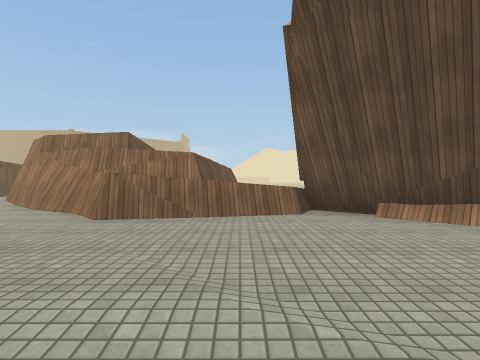
[1] (above)

17 first-person views from a walk through a 3-D level made in the Unity game engine. The camera is 1.5 m above the floor, looks level and sees 80° across. The floor is counted in squares, 2 m on a side. Each view is taken from the middle of a square. On the plan, view 1 faces up. The plan holds only what a view shows up to about 10 squares ahead; the rest is blank. The place goes on beyond the plan. The player character is not drawn. Door leaves are left out, so doorways stand open. Some surface patterns are stand-ins.

[2]
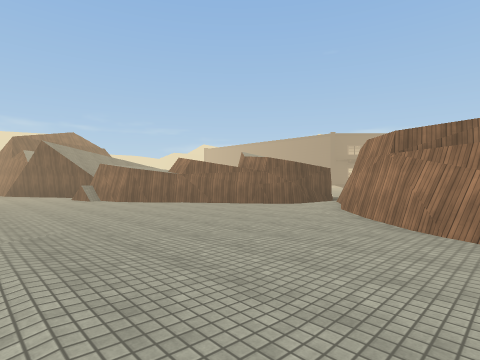

[3]
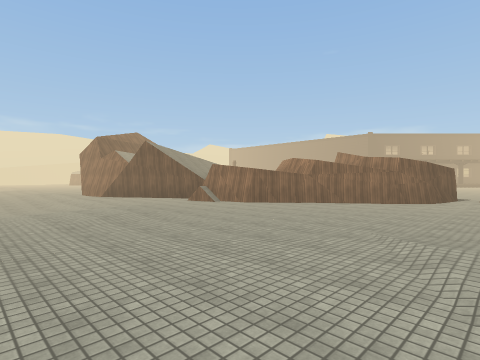

[4]
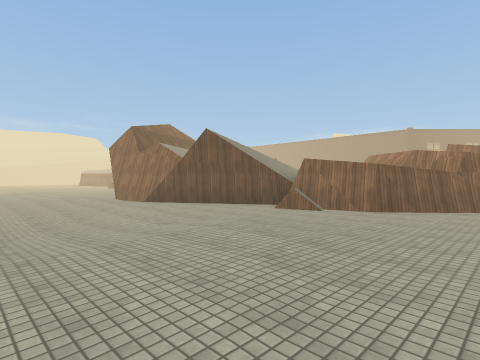

[5]
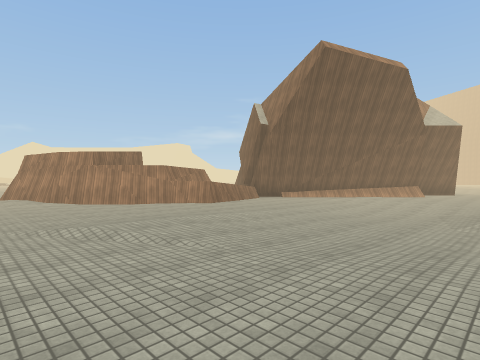

[6]
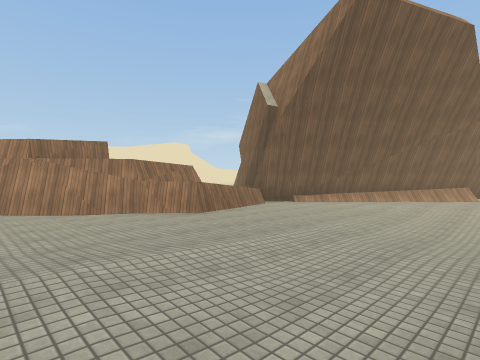

[7]
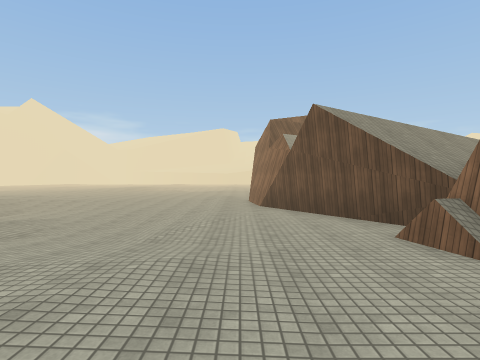

[8]
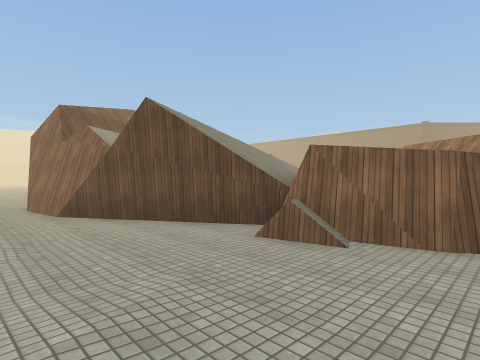

[9]
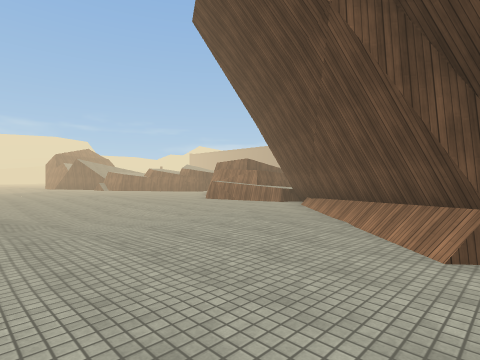

[10]
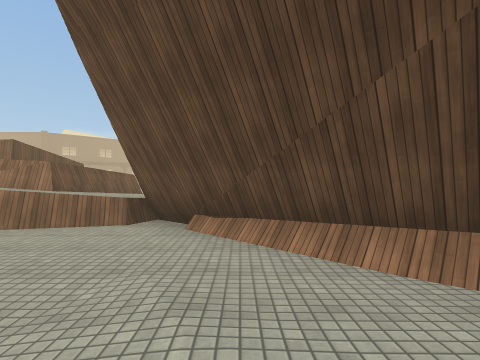

[11]
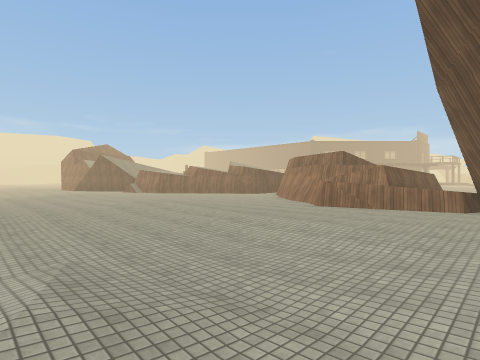

[12]
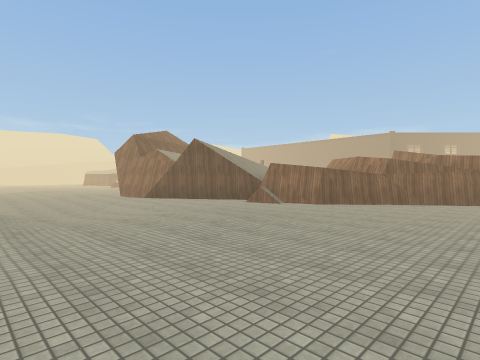

[13]
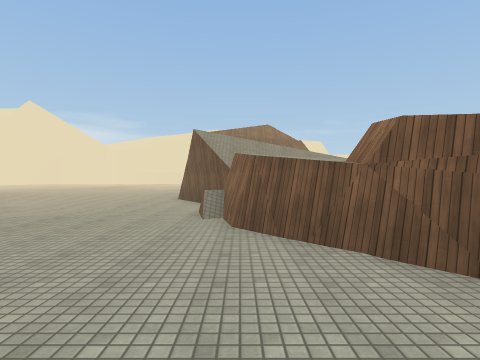

[14]
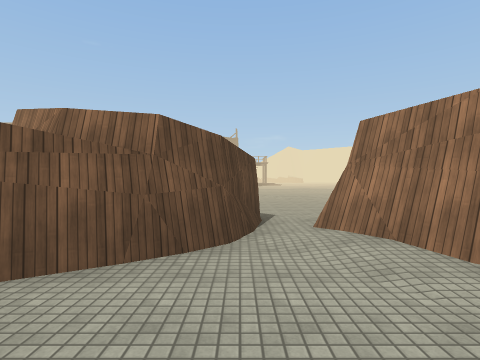

[15]
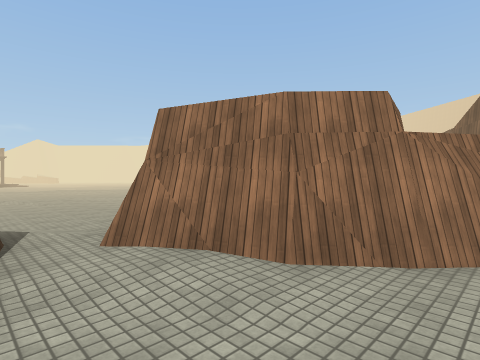

[16]
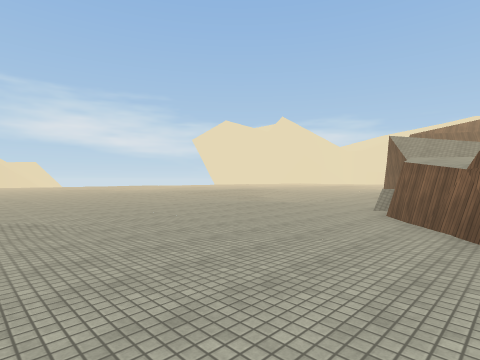

[17]
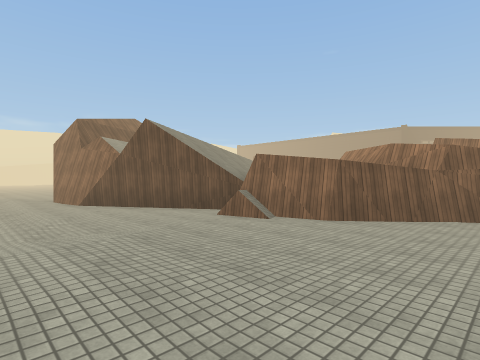

### Floor plan
Key: @ floor where view 1 was taken; # wall or solid block; x gap in a wall; . main floor; : floor 0.25 m higher than the main floor; - floor 0.25 m lower than the main floor; + floor 3.75 m higher than the main floor; / step, stairs or slope; = window, fence, low wall or low ledge; ^ raised ledge; v drop or lower ground.
Columns run from 21 left of view 1 to 7 right of it. Each row starts with its distance up from view 1.
 17               .:/
 16               ....
 15               ....
 14               ...
 13               ...
 12               ..
 11               ./
 10              #:
  9    //       ##x#     #
  8    //  ^#  ##.:## # ^=
  7    //= ^ ###...:### ^=
  6    =//^^##.......##^^##
  5     //###.........=#==###
  4 # +v///=............=...##
  3 ###......................##
  2 :..............::.........##
  1 //////./::..../://..//..::.##
  0 ...----/::.....:...--@-/::..#
 -1 ...----............----/.....
 -2 ..--//-...........--//-......
 -3 ./--    ........./--//.......

Positions as (right, up) in squares from view 1, and headings:
1: (0, 0), facing up
2: (-3, 1), facing up-left
3: (-6, -2), facing up-left
4: (-10, -2), facing up-left
5: (-8, -3), facing up-right
6: (-6, -1), facing up-right
7: (-11, 2), facing left
8: (-12, 1), facing up-left
9: (7, -3), facing up-left
10: (3, 0), facing up
11: (2, -3), facing up-left
12: (-8, -3), facing up-left
13: (-8, 5), facing left
14: (-8, 5), facing up
15: (-8, 6), facing up-right
16: (-6, 7), facing down-left
17: (-10, 0), facing up-left
